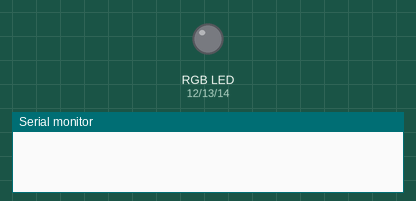
This sketch was run on a simulated ESP32. On the bench: an RGB LED mixed from three pins (HIGH = lit), the last lines printed to the serial monitor. WiFi joins after 1.5 s; servers stay silent unless stated; storage starts empty; not simulated (calls return 0 or success): credentials.h.

Above: at 0.1 s.
At 3.0 s:
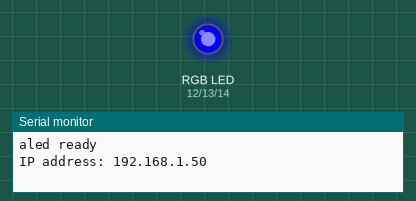
Timing chart, 0 to 4.5 s (numbered marks = the images above):
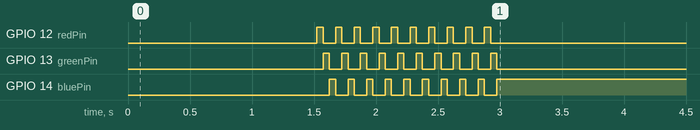

The sketch:

aled.ino
```cpp
// Load Wi-Fi library
#include <WiFi.h>
#include <ESPmDNS.h>
#include <WiFiUdp.h>
#include <ArduinoOTA.h>
#include <AsyncTCP.h>
#include <ESPAsyncWebServer.h>
#include "SPIFFS.h"
#include "credentials.h"

const char* ssid = SSID;
const char* password = PASSWORD;

// Red, green, and blue pins for PWM control
const int redPin   = 12;
const int greenPin = 13;
const int bluePin  = 14;

// Setting PWM frequency, channels and bit resolution
const int freq = 5000;
const int redChannel = 0;
const int greenChannel = 1;
const int blueChannel = 2;
const int resolution = 8;

AsyncWebServer server(80);

void notFound(AsyncWebServerRequest *request) {
    request->send(404, "text/plain", "Not found");
}

void red() {
  ledcWrite(redChannel,   255);
  ledcWrite(greenChannel, 0);
  ledcWrite(blueChannel,  0);
}
void green() {
  ledcWrite(redChannel,   0);
  ledcWrite(greenChannel, 255);
  ledcWrite(blueChannel,  0);
}
void blue() {
  ledcWrite(redChannel,   0);
  ledcWrite(greenChannel, 0);
  ledcWrite(blueChannel,  255);
}

void setup() {
  Serial.begin(115200);

  if(!SPIFFS.begin(true)){
    Serial.println("An Error has occurred while mounting SPIFFS");
    return;
  }

  WiFi.mode(WIFI_STA);
  WiFi.begin(ssid, password);
  while (WiFi.waitForConnectResult() != WL_CONNECTED) {
    Serial.println("Connection Failed! Rebooting...");
    delay(5000);
    ESP.restart();
  }
  // Hostname defaults to esp3232-[MAC]
   ArduinoOTA.setHostname("aled");

  // No authentication by default
  // ArduinoOTA.setPassword("admin");

  // Password can be set with it's md5 value as well
  // MD5(admin) = 21232f297a57a5a743894a0e4a801fc3
  // ArduinoOTA.setPasswordHash("21232f297a57a5a743894a0e4a801fc3");

  ArduinoOTA
    .onStart([]() {
      String type;
      if (ArduinoOTA.getCommand() == U_FLASH)
        type = "sketch";
      else // U_SPIFFS
        type = "filesystem";

      // NOTE: if updating SPIFFS this would be the place to unmount SPIFFS using SPIFFS.end()
      Serial.println("Start updating " + type);
    })
    .onEnd([]() {
      Serial.println("\nEnd");
    })
    .onProgress([](unsigned int progress, unsigned int total) {
      Serial.printf("Progress: %u%%\r", (progress / (total / 100)));
    })
    .onError([](ota_error_t error) {
      Serial.printf("Error[%u]: ", error);
      if (error == OTA_AUTH_ERROR) Serial.println("Auth Failed");
      else if (error == OTA_BEGIN_ERROR) Serial.println("Begin Failed");
      else if (error == OTA_CONNECT_ERROR) Serial.println("Connect Failed");
      else if (error == OTA_RECEIVE_ERROR) Serial.println("Receive Failed");
      else if (error == OTA_END_ERROR) Serial.println("End Failed");
    });

  ArduinoOTA.begin();

  Serial.println("aled ready");
  Serial.print("IP address: ");
  Serial.println(WiFi.localIP());

  ledcSetup(redChannel,   freq, resolution);
  ledcSetup(greenChannel, freq, resolution);
  ledcSetup(blueChannel,  freq, resolution);

  ledcAttachPin(redPin,   redChannel);
  ledcAttachPin(greenPin, greenChannel);
  ledcAttachPin(bluePin,  blueChannel);

  server.serveStatic("/", SPIFFS, "/").setDefaultFile("index.html");
  server.on("/rgb", HTTP_POST, [](AsyncWebServerRequest *request){
      String color;
      if (request->hasParam("color", true)) {
          color = request->getParam("color", true)->value();
          Serial.println(color);
          String red,green,blue;
          red   = color.substring(1,3);
          green = color.substring(3,5);
          blue  = color.substring(5,7);
          ledcWrite(redChannel, strtoul(red.c_str(),NULL,16));
          ledcWrite(greenChannel, strtoul(green.c_str(),NULL,16));
          ledcWrite(blueChannel, strtoul(blue.c_str(),NULL,16));
          Serial.printf("R:%d G:%d B:%d\n",
            strtoul(red.c_str(),NULL,16),
            strtoul(green.c_str(),NULL,16),
            strtoul(blue.c_str(),NULL,16));
      } else {
          color = "Not valid color code";
      }
      request->send(200, "text/plain", "Color is " + color);
    });
  server.onNotFound(notFound);
  server.begin();

  for ( int i=0; i<10; i++ ) {
    red();delay(50);
    green();delay(50);
    blue();delay(50);
  }
}

void loop(){
  ArduinoOTA.handle();
}
```
